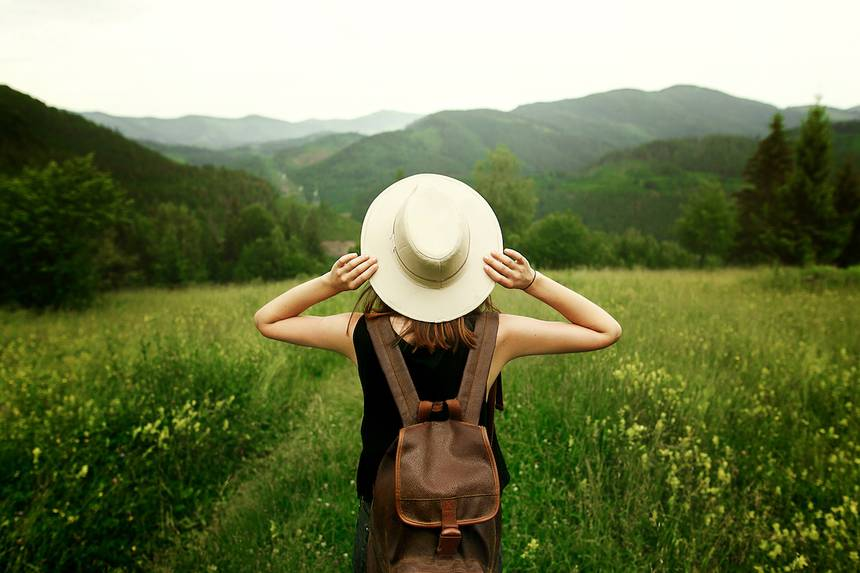
#> input picture SpongeImg/Nature.jpg, 860 x 573 px, found by its file name
$ python Perform.py
#> lines starting #> are read from the running program, lines starting #| are printed output that depends on the picture
import cv2
import IPython

img=cv2.imread('C:\\Users\\USER\\Desktop\\AirDraw\\SpongeImg\\Nature.jpg')
#> img is the input picture: shape (573, 860, 3); mean B, G, R 80, 121.3, 112.7

#cv2.getTickCount() returns the number of clock cycles
#cv2.getTickFrequency translates it to ms

#example
e1 = cv2.getTickCount()
for i in range(5,49,2):
    img = cv2.medianBlur(img,i)
#> this loop made 22 passes
#> pass 2, `img = cv2.medianBlur(img,i)`:
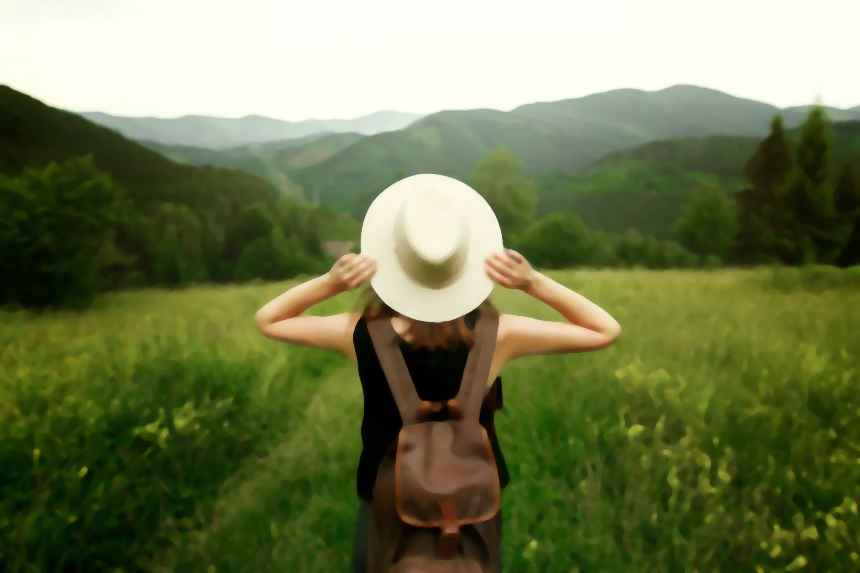
#> img: shape (573, 860, 3); mean B, G, R 79.2, 120.8, 112.1
#> after the loop:
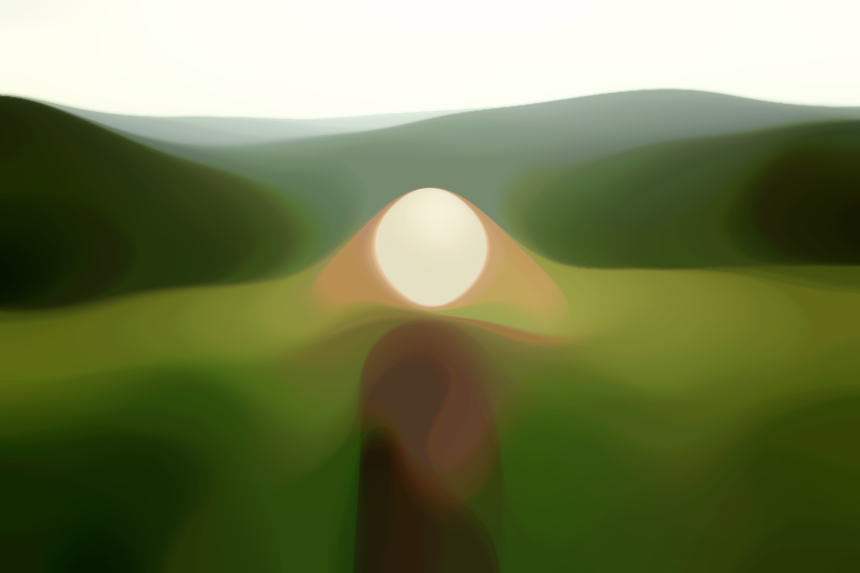
#> img: shape (573, 860, 3); mean B, G, R 77.9, 121.5, 112.1
e2 = cv2.getTickCount()
t = (e2 - e1)/cv2.getTickFrequency()
print (t)
# Result I got is 0.521107655 seconds

#Optimization: On/Off
# check if optimization is enabled
print(cv2.useOptimized())

# time it res = cv2.medianBlur(img,49)
#10 loops, best of 3: 34.9 ms per loop

# Disable it
cv2.setUseOptimized(False)

print(cv2.useOptimized())

#%timeit res = cv2.medianBlur(img,49)
#10 loops, best of 3: 64.1 ms per loop


#Measuring Performance in IPython with %timeit method,see documentation

#Python and cv2 methods are usually faster than np methods when it comes to small operations.

#1.Avoid using loops in Python as far as possible, especially double/triple loops etc. They are inherently slow.
#2.Vectorize the algorithm/code to the maximum possible extent because Numpy and OpenCV are optimized for vector operations.
#3.Exploit the cache coherence.
#4.ever make copies of array unless it is needed. Try to use views instead. Array copying is a costly operation.

$ run again, with SpongeImg/hand.jpeg copied over SpongeImg/Nature.jpg
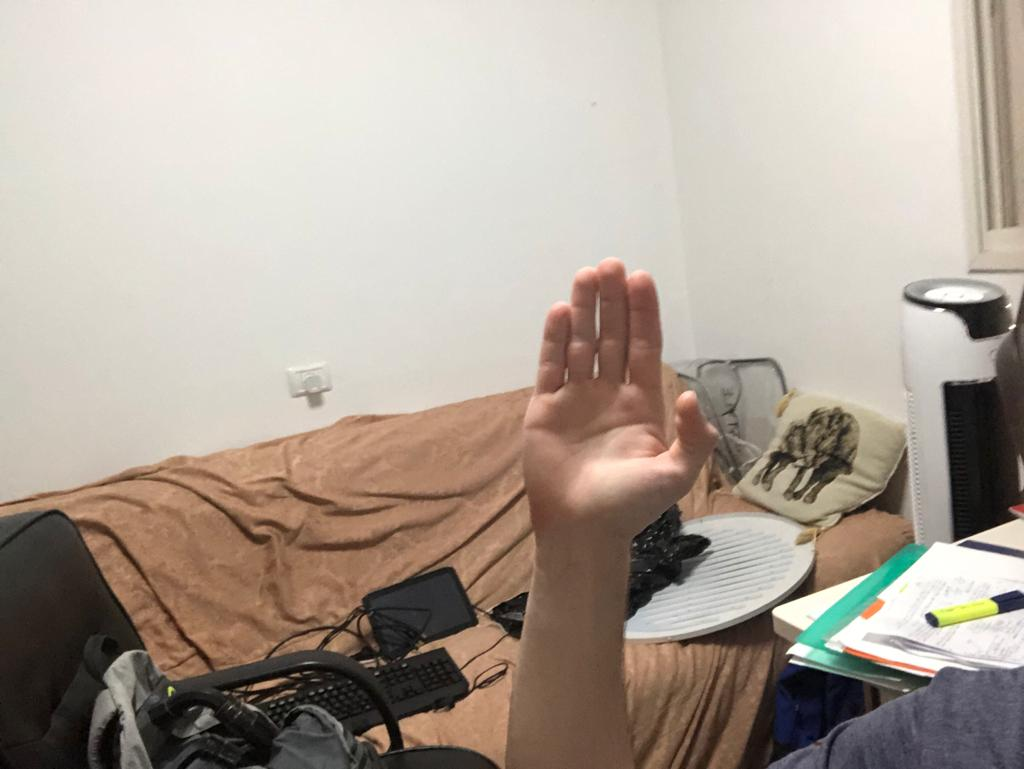
#> input picture SpongeImg/hand.jpeg, 1024 x 769 px, found by its file name
#> img is the input picture: shape (769, 1024, 3); mean B, G, R 151.4, 162.5, 174
#> after the loop `for i in range(5,49,2):`:
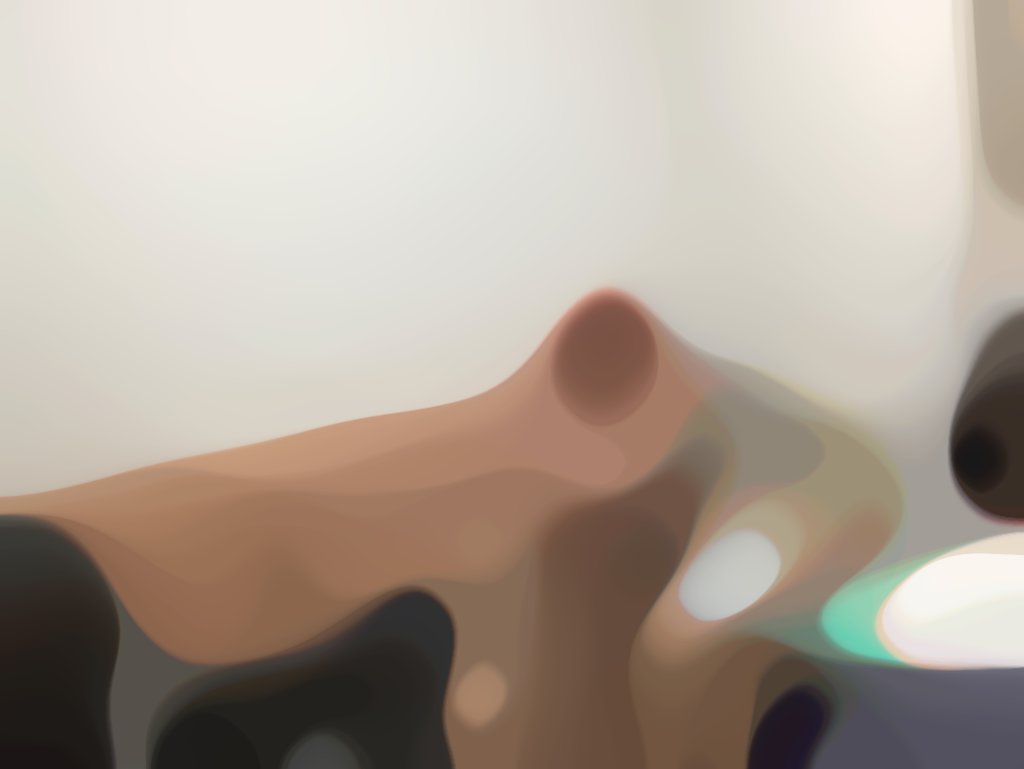
#> img: shape (769, 1024, 3); mean B, G, R 152.3, 163.7, 175.6

$ run again, with SpongeImg/hand2.jpeg copied over SpongeImg/Nature.jpg
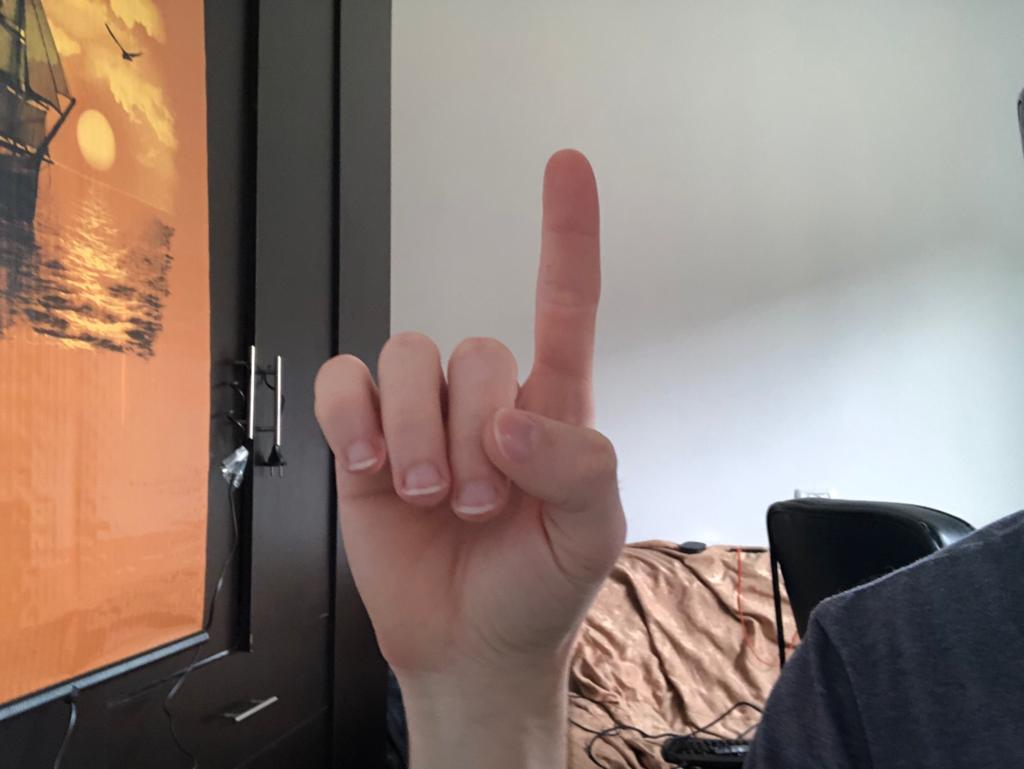
#> input picture SpongeImg/hand2.jpeg, 1024 x 769 px, found by its file name
#> img is the input picture: shape (769, 1024, 3); mean B, G, R 118.8, 127.2, 144.4
#> after the loop `for i in range(5,49,2):`:
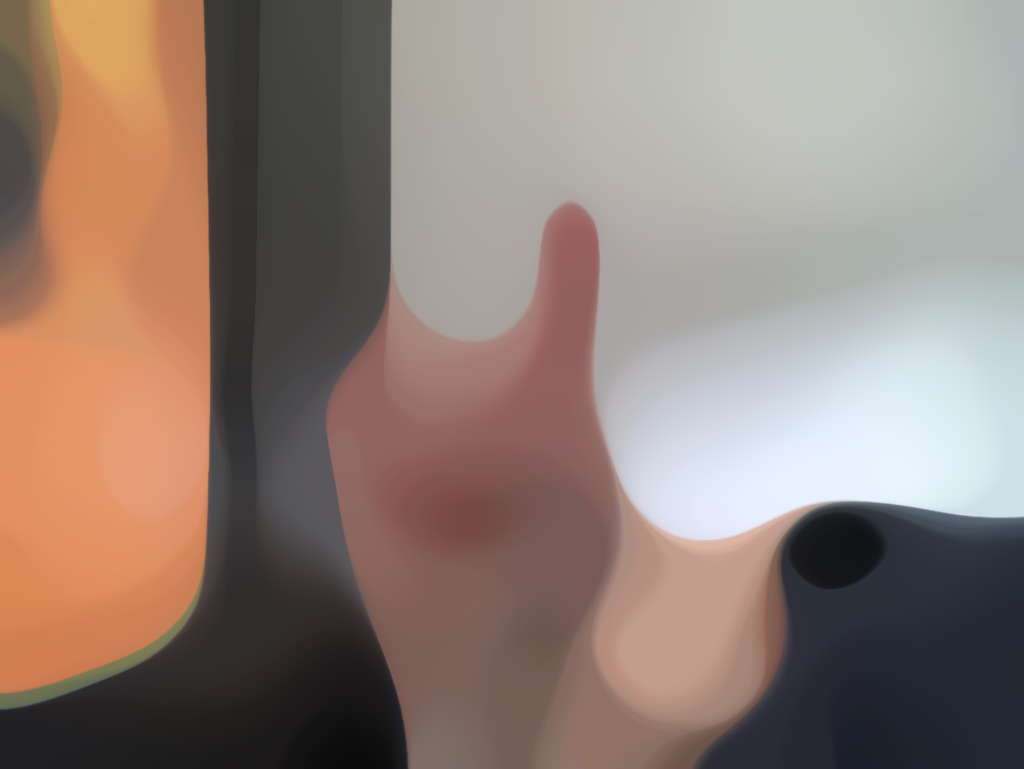
#> img: shape (769, 1024, 3); mean B, G, R 118.6, 127.1, 144.9
